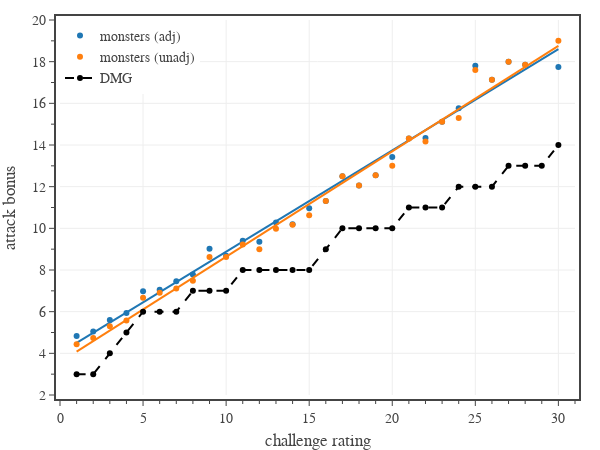

The cell this chart's notebook holds for it:
### Code cell
# plots average attack bonus
# create figure
fig = go.Figure(
    layout=go.Layout(
        template=tfb.FIG_TEMPLATE,
        margin=dict(l=60, r=25, b=55, t=20, pad=4),
        xaxis=dict(
            title_text='challenge rating',
            range=[0,31],
            tick0=0, dtick=5,
            minor=dict(tick0=0, dtick=1),
        ),
        yaxis=dict(
            title_text='attack bonus',
            range=[2,20],
            tick0=0, dtick=2,
            minor=dict(tick0=0, dtick=1),
        ),
        legend=dict(
            xanchor='left', yanchor='top',
            x=0.00, y=1.00,
            orientation='v',
            tracegroupgap=0,
        )
    )
)


# plot monster adjusted average
dfM = pd.read_csv('../../assets/data/monsters.csv')
dfM = dfM[['CR','AC','AB','adj AB','Save DC']].groupby(['CR']).mean().reset_index()
dfM = dfM[dfM['CR'].between(1, 30)]
plot_data_and_fit(
    fig, 
    dfM['CR'], dfM['adj AB'], 
    name='monsters (adj)',
    legendgroup='monsters (adj)',
    line=dict(color=COLOR_LIST[0]),
    hovertemplate=
        '<b>monsters (adj)</b><br>'+
        'CR %{x}<br>'+
        'AB %{y:,.1f}' + 
        '<extra></extra>'
)

# plot monster unadjusted average
plot_data_and_fit(
    fig, 
    dfM['CR'], dfM['AB'], 
    name='monsters (unadj)',
    legendgroup='monsters (unadj)',
    line=dict(color=COLOR_LIST[1]),
    hovertemplate=
        '<b>monsters (unadj)</b><br>'+
        'CR %{x}<br>'+
        'AB %{y:,.1f}' + 
        '<extra></extra>'
)

# plot monster DMG targets
dfD = pd.read_csv('../../assets/data/dmg-targets.csv') # 'CR','PB','AC','AB','DC'
dfD = dfD[dfD['CR'].between(1, 30)]
fig.add_trace(go.Scatter(
    x=np.array(dfD['CR']), 
    y=np.array(dfD['AB']),
    mode='markers+lines', 
    name='DMG',
    legendgroup='DMG',
    line=dict(color='black', dash='dash'),
    hovertemplate=
        '<b>DMG</b><br>'+
        'CR %{x}<br>'+
        'AB %{y:,.1f}' + 
        '<extra></extra>'
))

# show figure
fig.update_layout(width=600, height=450)
fig.show(config=tfb.FIG_CONFIG)

# save figures
if SAVEFIGS:
    fig.update_layout(autosize=True, width=None, height=None)
    tfb.save_fig_html(fig, format='large', name=f'./fig-ab-vs-cr-large')
    tfb.save_fig_html(fig, format='small', name=f'./fig-ab-vs-cr-small')

### Figure 1 — Plotly figure (JSON) as saved in the notebook; plotly's stock layout.template omitted (floating-point values rounded to 4 significant figures)
{"data": [{"hovertemplate": "<b>monsters (adj)</b><br>CR %{x}<br>AB %{y:,.1f}<extra></extra>", "legendgroup": "monsters (adj)", "line": {"color": "#1f77b4"}, "mode": "markers", "name": "monsters (adj)", "type": "scatter", "x": [1, 2, 3, 4, 5, 6, 7, 8, 9, 10, 11, 12, 13, 14, 15, 16, 17, 18, 19, 20, 21, 22, 23, 24, 25, 26, 27, 28, 30], "y": [4.831, 5.045, 5.602, 5.93, 6.98, 7.051, 7.466, 7.788, 9.016, 8.68, 9.4, 9.359, 10.29, 10.2, 10.96, 11.31, 12.5, 12.06, 12.55, 13.43, 14.32, 14.33, 15.11, 15.76, 17.8, 17.13, 18, 17.86, 17.75]}, {"hoverinfo": "skip", "hovertemplate": "<b>monsters (adj)</b><br>CR %{x}<br>AB %{y:,.1f}<extra></extra>", "legendgroup": "monsters (adj)", "line": {"color": "#1f77b4", "dash": "solid"}, "mode": "lines", "name": "monsters (adj)", "showlegend": false, "type": "scatter", "x": [1, 2, 3, 4, 5, 6, 7, 8, 9, 10, 11, 12, 13, 14, 15, 16, 17, 18, 19, 20, 21, 22, 23, 24, 25, 26, 27, 28, 30], "y": [4.503, 4.989, 5.476, 5.962, 6.448, 6.934, 7.421, 7.907, 8.393, 8.88, 9.366, 9.852, 10.34, 10.82, 11.31, 11.8, 12.28, 12.77, 13.26, 13.74, 14.23, 14.71, 15.2, 15.69, 16.17, 16.66, 17.15, 17.63, 18.61]}, {"hovertemplate": "<b>monsters (unadj)</b><br>CR %{x}<br>AB %{y:,.1f}<extra></extra>", "legendgroup": "monsters (unadj)", "line": {"color": "#ff7f0e"}, "mode": "markers", "name": "monsters (unadj)", "type": "scatter", "x": [1, 2, 3, 4, 5, 6, 7, 8, 9, 10, 11, 12, 13, 14, 15, 16, 17, 18, 19, 20, 21, 22, 23, 24, 25, 26, 27, 28, 30], "y": [4.438, 4.738, 5.298, 5.574, 6.662, 6.911, 7.114, 7.482, 8.623, 8.62, 9.22, 9, 9.976, 10.17, 10.62, 11.31, 12.5, 12.06, 12.55, 13, 14.32, 14.17, 15.11, 15.29, 17.6, 17.13, 18, 17.86, 19]}, {"hoverinfo": "skip", "hovertemplate": "<b>monsters (unadj)</b><br>CR %{x}<br>AB %{y:,.1f}<extra></extra>", "legendgroup": "monsters (unadj)", "line": {"color": "#ff7f0e", "dash": "solid"}, "mode": "lines", "name": "monsters (unadj)", "showlegend": false, "type": "scatter", "x": [1, 2, 3, 4, 5, 6, 7, 8, 9, 10, 11, 12, 13, 14, 15, 16, 17, 18, 19, 20, 21, 22, 23, 24, 25, 26, 27, 28, 30], "y": [4.081, 4.587, 5.093, 5.599, 6.105, 6.612, 7.118, 7.624, 8.13, 8.636, 9.142, 9.648, 10.15, 10.66, 11.17, 11.67, 12.18, 12.69, 13.19, 13.7, 14.2, 14.71, 15.22, 15.72, 16.23, 16.73, 17.24, 17.75, 18.76]}, {"hovertemplate": "<b>DMG</b><br>CR %{x}<br>AB %{y:,.1f}<extra></extra>", "legendgroup": "DMG", "line": {"color": "black", "dash": "dash"}, "mode": "markers+lines", "name": "DMG", "type": "scatter", "x": [1, 2, 3, 4, 5, 6, 7, 8, 9, 10, 11, 12, 13, 14, 15, 16, 17, 18, 19, 20, 21, 22, 23, 24, 25, 26, 27, 28, 29, 30], "y": [3, 3, 4, 5, 6, 6, 6, 7, 7, 7, 8, 8, 8, 8, 8, 9, 10, 10, 10, 10, 11, 11, 11, 12, 12, 12, 13, 13, 13, 14]}], "layout": {"height": 450, "legend": {"orientation": "v", "tracegroupgap": 0, "x": 0, "xanchor": "left", "y": 1, "yanchor": "top"}, "margin": {"b": 55, "l": 60, "pad": 4, "r": 25, "t": 20}, "width": 600, "xaxis": {"dtick": 5, "minor": {"dtick": 1, "tick0": 0}, "range": [0, 31], "tick0": 0, "title": {"text": "challenge rating"}}, "yaxis": {"dtick": 2, "minor": {"dtick": 1, "tick0": 0}, "range": [2, 20], "tick0": 0, "title": {"text": "attack bonus"}}}}
